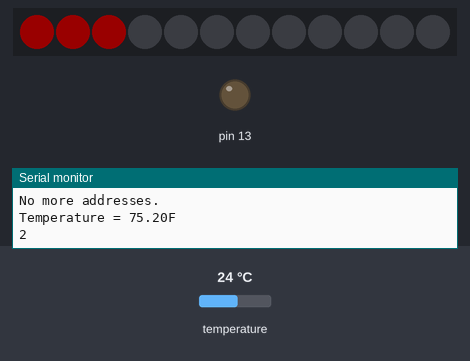
Recording of a sketch running on a simulated Arduino Uno, built with avr-gcc and run on an emulated ATmega328P. On the bench: 12 RGB LEDs in strip order, left to right, output pins drawn as LEDs (lit = HIGH), the last lines printed to the serial monitor. Inputs (shaded band) come from the test bench; at power-on: temperature 24 °C. Dim RGB values are drawn brighter than linear.

Above: at 2.5 s.
2.6 s: temperature set to 41 °C
At 4.2 s:
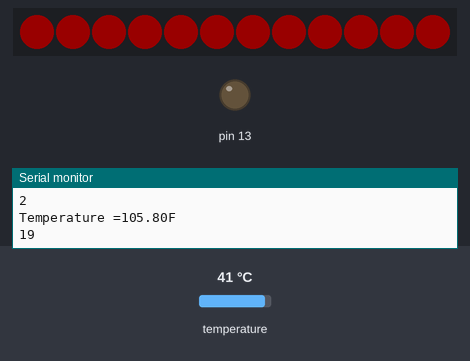
Timing chart, 0 to 5.7 s (numbered marks = the images above; inputs shaded):
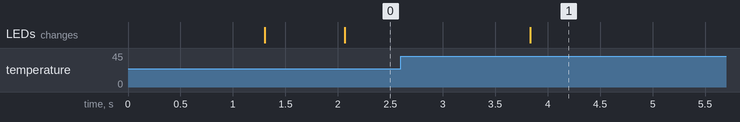

The sketch:

temp-to-change-led.ino
```cpp
#include <OneWire.h>
#include <DallasTemperature.h>
#include <Adafruit_NeoPixel.h>

#define LEDPIN 12 // connect the Data wire from the strip to this pin on the Arduino
#define NUMBER_PIXELS 12 // the number of pixels in your LED strip
Adafruit_NeoPixel strip = Adafruit_NeoPixel(NUMBER_PIXELS, LEDPIN, NEO_GRB + NEO_KHZ800);

#include <stdio.h>
#define ONE_WIRE_BUS 3 // put the temperature wire in this pin

float temperature;
char buffer[25];
byte maxlines = 2;
char line1[16];
char line2[16];
byte x = 0;
byte y = 1;
byte maxsensors = 0;

int LED_index;

/*
DS18S20 Temperature chip i/o
Note.  You must add the OneWire and DallasTemerature libraries
to your Arduino Library.
At startup you should see this

R=28 FF 5B 9D 3C 4 0 8F Device is a DS18B20 family device.
P=1 1A 1 55 0 7F FF C 10 30  CRC=30

No more addresses.
Temperature = 63.72F

 */
OneWire  ds(ONE_WIRE_BUS);
DallasTemperature sensors(&ds);

void scanSensors(void)
{
  byte i;
  byte present = 0;
  byte data[12];
  byte addr[8];
  while (ds.search(addr))
  {
    Serial.print("R=");
    for( i = 0; i < 8; i++) {
      Serial.print(addr[i], HEX);
      Serial.print(" ");
    }

    if ( OneWire::crc8( addr, 7) != addr[7]) {
        Serial.print("CRC is not valid!\n");
        return;
    }

    if ( addr[0] == 0x10) {
        Serial.print("Device is a DS18S20 family device.\n");
        maxsensors++;
    }
    else {
      if (addr[0] == 0x28) {
        Serial.print("Device is a DS18B20 family device.\n");
        maxsensors++;
      }
      else {
        Serial.print("Device is unknown!\n");
        Serial.print("Device ID: ");
        Serial.print(addr[0],HEX);
        Serial.println();
        return;
      }
    }
    // The DallasTemperature library can do all this work for you!
    ds.reset();
    ds.select(addr);
    ds.write(0x44,1);         // start conversion, with parasite power on at the end
    delay(1000);     // maybe 750ms is enough, maybe not
    // we might do a ds.depower() here, but the reset will take care of it.
    present = ds.reset();
    ds.select(addr);
    ds.write(0xBE);         // Read Scratchpad
    Serial.print("P=");
    Serial.print(present,HEX);
    Serial.print(" ");
    for ( i = 0; i < 9; i++) {           // we need 9 bytes
      data[i] = ds.read();
      Serial.print(data[i], HEX);
      Serial.print(" ");
    }
    Serial.print(" CRC=");
    Serial.print( OneWire::crc8( data, 8), HEX);
    Serial.println();

  }
  Serial.print("No more addresses.\n");
  ds.reset_search();
  delay(250);
}

void setup(void) {
  Serial.begin(9600);
  pinMode(13, OUTPUT);
  sensors.begin();
  scanSensors();
  strip.begin(); // initialize the LED strip
}

void loop(void) {
  sensors.requestTemperatures();
  temperature = sensors.getTempFByIndex(0);

  // send the current temp to the serial port
  Serial.print("Temperature =");
  Serial.print(dtostrf(temperature, 6, 2, buffer));
  Serial.println("F");

  // this converts the temperature into which LEDs are on
  // we map temperatures 70 degrees F to all off and 90 degrees F to all on
  // turn on an LED 0= if the temp is 70, and turn on 11 if we are above 90
  LED_index = map(temperature, 70.0, 90.0, 0, 11);

  // this shows what pixels are on
  Serial.println(LED_index);

  // turn all off
  for (int i=0; i< LED_index; i++){
    strip.setPixelColor(i, 0, 0, 0);
  };

  // turn the LEDs red up to the LED index
  for (int i=0; i<= LED_index; i++){
    strip.setPixelColor(i, 25, 0, 0);
  };

  // update the LED strip
  strip.show();

  // wait one second
  delay(1000);
}
```

Measured:
- after the input at 2.6 s, the LEDs: change after 1.2 s (image 1)
